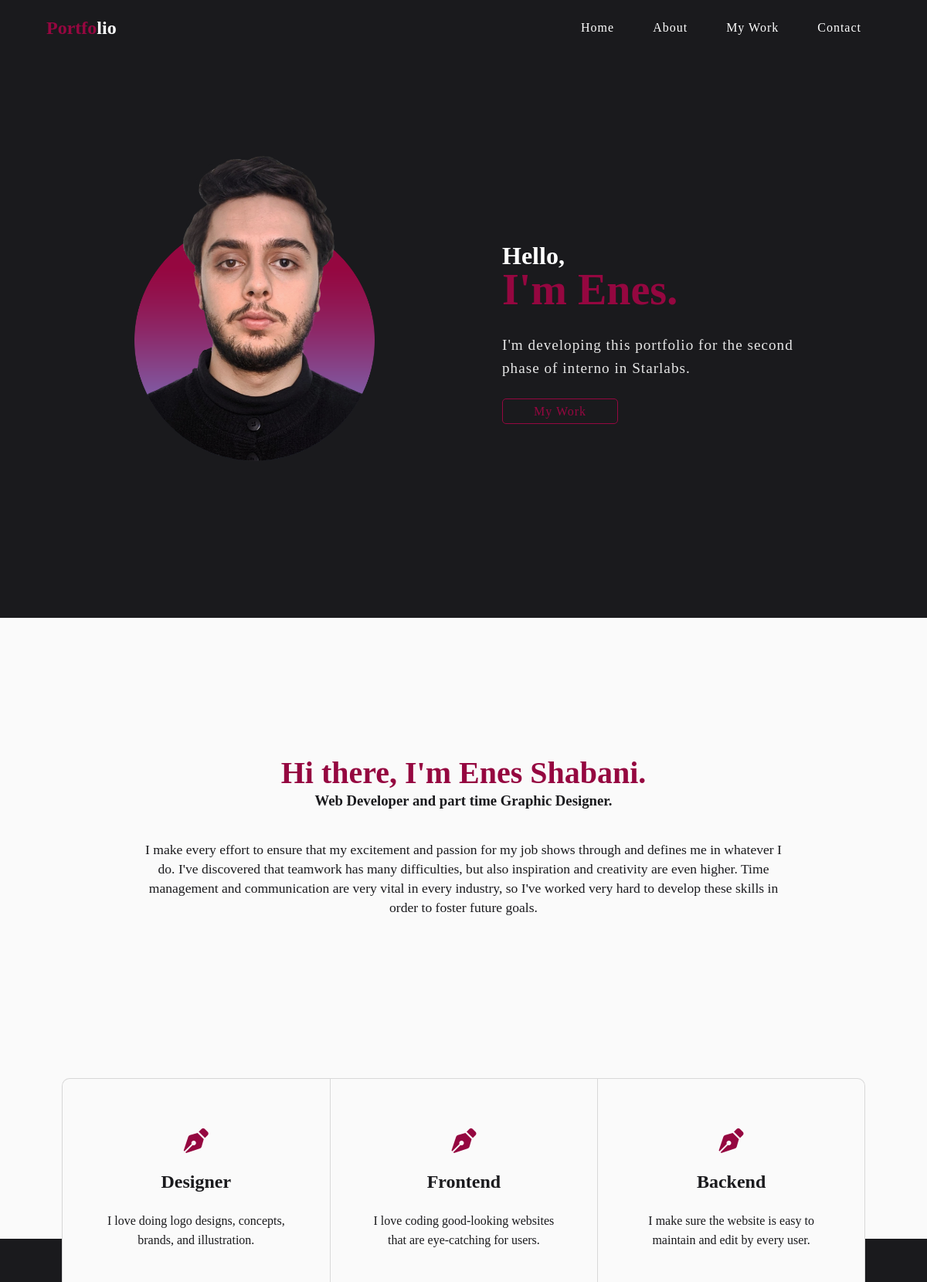
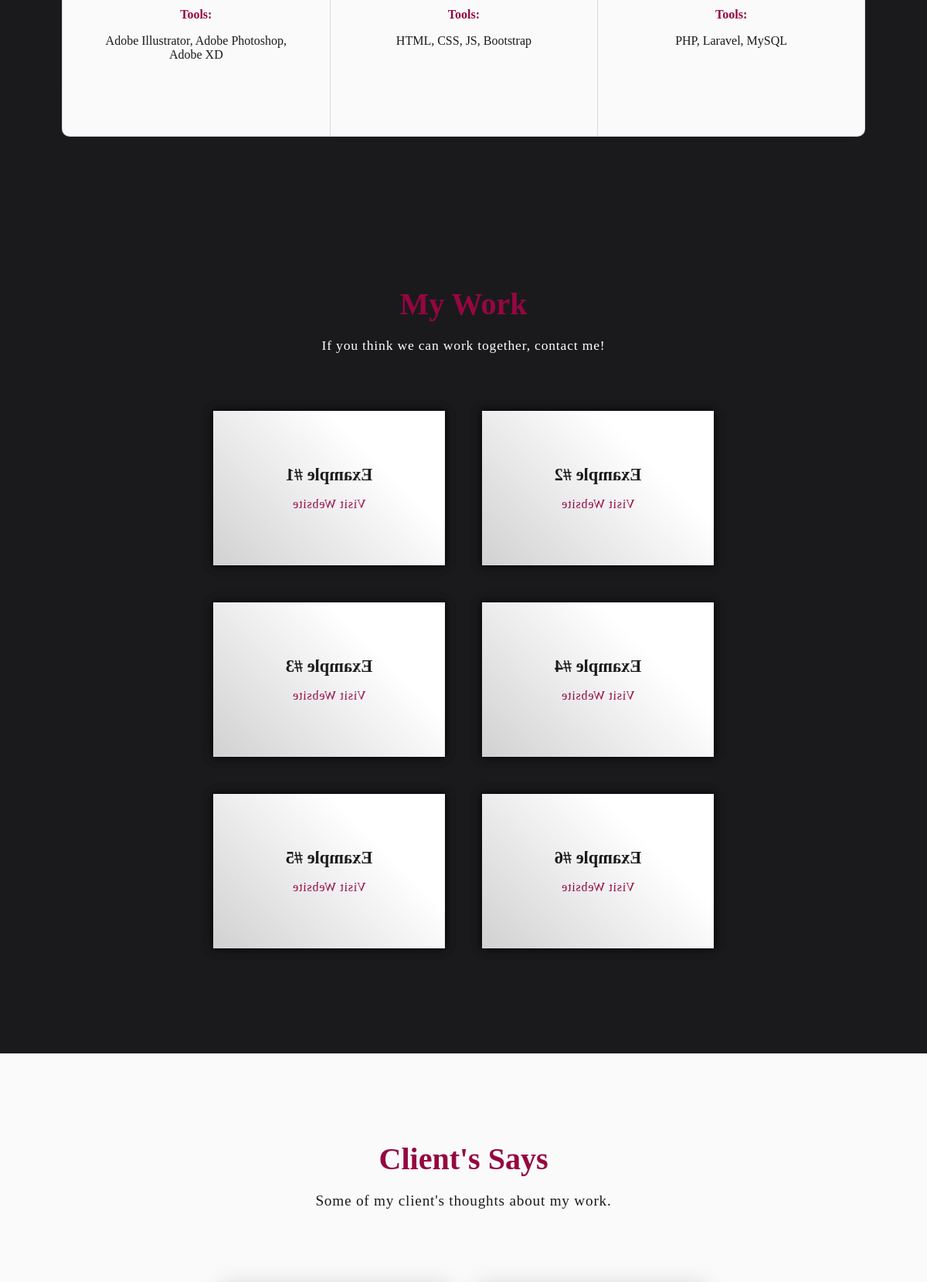
The page / (upper part) on the database its author committed (2 pictures, top to bottom).
### tables this page shows
CREATE TABLE `main_headings` (
  `id` int(11) NOT NULL,
  `smallTitle` varchar(255) NOT NULL,
  `bigTitle` varchar(255) NOT NULL,
  `description` longtext NOT NULL,
  `filename` text NOT NULL
);

CREATE TABLE `about_headings` (
  `id` int(11) NOT NULL,
  `bigTitle` varchar(255) NOT NULL,
  `smallTitle` varchar(255) NOT NULL,
  `description` longtext NOT NULL
);

CREATE TABLE `about_skills` (
  `id` int(11) NOT NULL,
  `title` text NOT NULL,
  `description` text NOT NULL,
  `tools` text NOT NULL
);

CREATE TABLE `mywork_headings` (
  `id` int(11) NOT NULL,
  `title` longtext NOT NULL,
  `description` longtext NOT NULL
);

CREATE TABLE `works` (
  `id` int(11) NOT NULL,
  `title` varchar(255) NOT NULL,
  `link` varchar(255) NOT NULL,
  `filename` varchar(255) NOT NULL
);

CREATE TABLE `client_headings` (
  `id` int(11) NOT NULL,
  `title` longtext NOT NULL,
  `description` longtext NOT NULL
);

### admin/lib/Database.php (called while the page is built, shortened)
<?php
abstract class Database
{
    private $host = 'localhost';
    private $user = 'root';
    private $password = '';
    private $dbname = 'portfoliodb';
    private function connectDB()
    {
        try {
            $dsn = "mysql:host=" . $this->host . ";dbname=" . $this->dbname;
            $pdo = new PDO($dsn, $this->user, $this->password);
            $pdo->setAttribute(PDO::ATTR_ERRMODE, PDO::ERRMODE_EXCEPTION);
            return $pdo;
        } catch (Throwable $e) {
            echo "Lidhja me bazen e shenimeve deshtoi " . $e->getMessage();
        }
    }
    public function prepare($sql)
    {
        return $this->connectDB()->prepare($sql);
    }
    public function getClassName()
    {
        $class_name = new ReflectionClass($this);
        return $class_name = ucfirst($class_name->getShortName());
    }
    public function get_all()
    {
        $sql = "SELECT * FROM " . static::$db_table;
        $stmt = $this->prepare($sql);
        $stmt->execute();
        $stmt->setFetchMode(PDO::FETCH_CLASS, __NAMESPACE__ . "\\{$this->getClassName()}");
        $result = $stmt->fetchAll();
        return $result;
    }
    public function get_by_id($id)
    {
        $sql = "SELECT * FROM " . static::$db_table;
        $sql .= " WHERE id=" . $id;
        $stmt = $this->prepare($sql);
        $stmt->execute();
        $stmt->setFetchMode(PDO::FETCH_CLASS, __NAMESPACE__ . "\\{$this->getClassName()}");
        $result = $stmt->fetch();
        return $result;
    }
}
?>

### admin/lib/MainHeading.php (called while the page is built, shortened)
<?php
class MainHeading extends Database
{
    private $smallTitle;
    private $bigTitle;
    private $description;
    private $filename;
    public function getSmallTitle()
    {
        return $this->smallTitle;
    }
    public function getBigTitle()
    {
        return $this->bigTitle;
    }
    public function getDescription()
    {
        return $this->description;
    }
    public function getFilename()
    {
        return $this->filename;
    }
}
?>

### admin/lib/AboutHeading.php (called while the page is built, shortened)
<?php
class AboutHeading extends Database
{
    private $bigTitle;
    private $smallTitle;
    private $description;
    public function getSmallTitle()
    {
        return $this->smallTitle;
    }
    public function getBigTitle()
    {
        return $this->bigTitle;
    }
    public function getDescription()
    {
        return $this->description;
    }
}
?>

### admin/lib/AboutSkills.php (called while the page is built, shortened)
<?php
class AboutSkills extends Database
{
    private $title;
    private $description;
    private $tools;
    public function getTitle()
    {
        return $this->title;
    }
    public function getTools()
    {
        return $this->tools;
    }
    public function getDescription()
    {
        return $this->description;
    }
}
?>

### admin/lib/MyworkHeading.php (called while the page is built, shortened)
<?php
class MyworkHeading extends Database
{
    private $title;
    private $description;
    public function getTitle()
    {
        return $this->title;
    }
    public function getDescription()
    {
        return $this->description;
    }
}
?>

### admin/lib/Work.php (called while the page is built, shortened)
<?php
class Work extends Database
{
    private $title;
    private $link;
    private $filename;
    public function getTitle()
    {
        return $this->title;
    }
    public function getLink()
    {
        return $this->link;
    }
    public function getFilename()
    {
        return $this->filename;
    }
}
?>

### admin/lib/ClientHeading.php (called while the page is built, shortened)
<?php
class ClientHeading extends Database
{
    private $title;
    private $description;
    public function getTitle()
    {
        return $this->title;
    }
    public function getDescription()
    {
        return $this->description;
    }
}
?>

### index.php (the view, shortened to what this page needs)
<?php
include 'include/header.php';
?>
    <main>
        <section class="main-hero">
            <?php
                $mainTitles = new MainHeading();
                $mainTitles = $mainTitles->get_by_id(1);
            ?>
            <div class="main-photo">
                <img src="assets/img/<?php echo $mainTitles->getFilename()?>" alt="home-image">
            </div>
            <div class="main-text">
                    <h2><?php echo $mainTitles->getSmallTitle()?></h2>
                    <h1><?php echo $mainTitles->getBigTitle()?></h1>
                    <p><?php echo $mainTitles->getDescription()?></p>
                    <a class='button' href='#my-work'>My Work</a>
                </div>
        </section>
        <section class="about-me" id="about-me">
            <div class="about-me-text">
                <?php
                    $aboutTitles = new AboutHeading();
                    $aboutTitles = $aboutTitles->get_by_id(1);
                ?>
                <div class='about-me-text'>
                    <h1><?php echo $aboutTitles->getBigTitle()?></h1>
                    <h3><?php echo $aboutTitles->getSmallTitle()?></h3>
                    <p><?php echo $aboutTitles->getDescription()?></p>
                </div>
        </section>
        <section class="about-me-container">
            <div class="about-me-skills">
                <?php
                    $aboutSkills = new AboutSkills();
                    foreach($aboutSkills->get_all() as $aboutSkill){
                        echo "<div class='about-card'>";
                            echo "<i class='fas fa-pen-nib'></i>";
                            echo "<h2 class='about-me-card-title'>".$aboutSkill->getTitle()."</h2>";
                            echo "<p class='about-me-card-desc'>".$aboutSkill->getDescription()."</p>";
                            echo "<h3 class='about-me-tools-title'>Tools:</h3>";
                            echo "<p class='about-me-tools-desc'>".$aboutSkill->getTools()."</p>";
                        echo "</div>";
                    }
                ?>
            </div>
        </section>
        <section class="my-work" id="my-work">
            <?php
                $myworkTitles = new MyworkHeading();
                $myworkTitles = $myworkTitles->get_by_id(1)
            ?>
            <div class="my-work-text">
                <h1>
                    <?php echo $myworkTitles->getTitle()?>
                </h1>
                <p>
                    <?php echo $myworkTitles->getDescription()?>
                </p>
            </div>
            <div class="portfolio-container">
                <?php
                    $works = new Work();
                    foreach($works->get_all() as $work){
                        echo "<div class='work-container'>";
                            echo "<a href='".$work->getLink()."' class='flip-box'>";
                                echo "<div class='flip-box-inner'>";
                                    echo "<div class='flip-box-front'>";
                                        echo "<img src='assets/img/".$work->getFilename()."'>";
                                        echo "<div class='front-title'>";
                                            echo "<p>".$work->getTitle()."</p>";
                                        echo "</div>";
                                    echo "</div>";
                                    echo "<div class='flip-box-back'>";
                                        echo "<h2>".$work->getTitle()."</h2>";
                                        echo "<p>Visit Website</p>";
                                    echo "</div>";
                                echo "</div>";
                            echo "</a>";
                        echo "</div>";
                    }
                ?>
        </section>
        <section class="client" id="client">
            <?php
                $clientTitles = new ClientHeading();
                $clientTitles = $clientTitles->get_by_id(1)
            ?>
             <div class='client-heading'>
                <h1><?php echo $clientTitles->getTitle()?></h1>
                <p><?php echo $clientTitles->getDescription()?></p>
            </div>
            <div class="client-container">
            </div>
        </section>
    </main>
<?php
include 'include/footer.php';
?>

### include/header.php (shortened to what this page needs)
<?php
include 'admin/lib/Database.php';
include 'admin/lib/MainHeading.php';
include 'admin/lib/AboutHeading.php';
include 'admin/lib/AboutSkills.php';
include 'admin/lib/MyworkHeading.php';
include 'admin/lib/ClientHeading.php';
include 'admin/lib/Work.php';
?>
<!DOCTYPE html>
<html lang="en">
<head>
    <link rel="stylesheet" href="https://pro.fontawesome.com/releases/v5.10.0/css/all.css" />
    <link rel="stylesheet" href="assets/css/style.css">
</head>
<body>
    <header class="header">
        <a class="logo" href="index.html">
            Portfo<span>lio</span>
        </a>
        <nav class="navbar">
            <ul>
                <li><a href="index.php#">Home</a></li>
                <li><a href="index.php#about-me">About</a></li>
                <li><a href="index.php#my-work">My Work</a></li>
                <li><a href="index.php#contact">Contact</a></li>
            </ul>
        </nav>
    </header>

### include/footer.php (shortened to what this page needs)
</body>
</html>

### rows shown on the page
main_headings: filename (picture), smallTitle "Hello,", bigTitle "I'm Enes.", description "I'm developing this portfolio for the second phase of interno in Starlabs."
about_headings: bigTitle "Hi there, I'm Enes Shabani.", smallTitle "Web Developer and part time Graphic Designer.", description "I make every effort to ensure that my excitement and passion for my job shows through and defines me in whatever I do. I've discovered that teamwork has many difficulties, but also inspiration and creativity are even higher. Time management and communication are very vital in every industry, so I've worked very hard to develop these skills in order to foster future goals."
about_skills: title "Designer", description "I love doing logo designs, concepts, brands, and illustration.", tools "Adobe Illustrator, Adobe Photoshop, Adobe XD"
about_skills: title "Frontend", description "I love coding good-looking websites that are eye-catching for users.", tools "HTML, CSS, JS, Bootstrap"
about_skills: title "Backend", description "I make sure the website is easy to maintain and edit by every user.", tools "PHP, Laravel, MySQL"
mywork_headings: title "My Work", description "If you think we can work together, contact me!"
works: filename (picture), title "Example #1"
works: filename (picture), title "Example #2"
works: filename (picture), title "Example #3"
works: filename (picture), title "Example #4"
works: filename (picture), title "Example #5"
works: filename (picture), title "Example #6"
client_headings: title "Client's Says", description "Some of my client's thoughts about my work."
